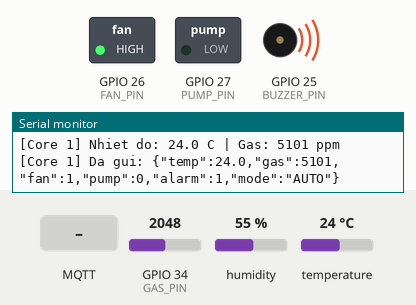
Simulated run of this sketch. Board: ESP32. Parts: switched loads named in the sketch (green lamp = pin HIGH), buzzer (waves = sounding), the last lines printed to the serial monitor. Inputs (shaded band) come from the test bench; at power-on: GPIO 34 (GAS_PIN) = 2048, humidity 55 %, temperature 24 °C. WiFi joins after 1.5 s; servers stay silent unless stated; random numbers use the default seed unless the sketch sets one; no MQTT or app messages arrive unless stated.

Above: at 2.3 s.
2.4 s: MQTT message "FAN_OFF" arrives on the first subscribed topic
At 3.8 s:
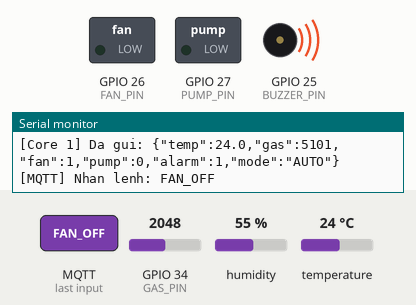
4.1 s: GPIO 34 (GAS_PIN) set to 1235
7.2 s: GPIO 34 (GAS_PIN) set to 1100
At 8.7 s:
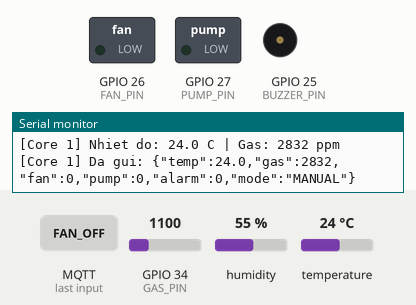
9.5 s: MQTT message "FAN_ON" arrives on the first subscribed topic
At 10.8 s:
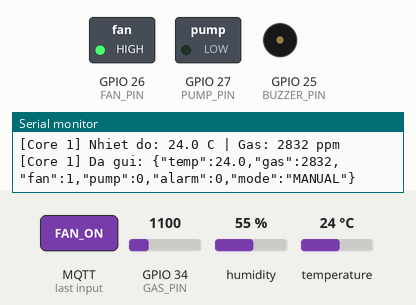
11.1 s: MQTT message "PUMP_ON" arrives on the first subscribed topic
At 12.4 s:
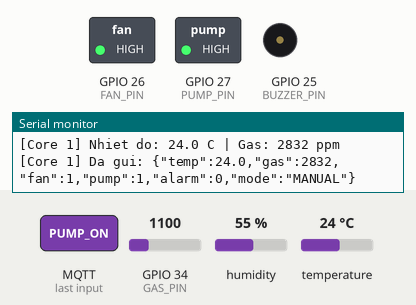
12.7 s: GPIO 34 (GAS_PIN) set to 1228
At 15.1 s:
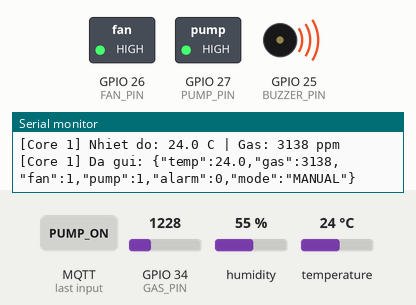
Timing chart, 0 to 16.5 s (numbered marks = the images above; inputs shaded):
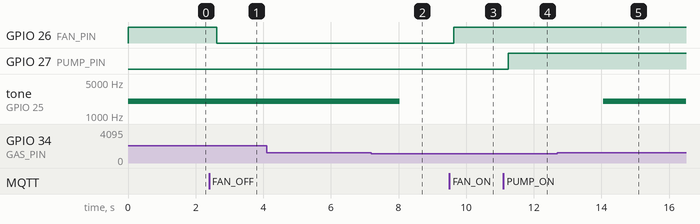

Measured:
- the behaviour switches between 1171 and 1170 on GPIO 34 (GAS_PIN) (found by bisection; images 1 and 2)
- after the input at 2.4 s, GPIO 26 (FAN_PIN): HIGH → LOW after 0.22 s
- after the input at 7.2 s, tone on GPIO 25 (BUZZER_PIN): 2000 Hz → silent after 0.83 s
- after the input at 9.5 s, GPIO 26 (FAN_PIN): LOW → HIGH after 0.13 s
- after the input at 11.1 s, GPIO 27 (PUMP_PIN): LOW → HIGH after 0.14 s
- after the input at 12.7 s, tone on GPIO 25 (BUZZER_PIN): silent → 2000 Hz after 1.4 s

The sketch:

LabV3-NguyenDangTuyen.ino
```cpp
// Lab 3 - De 3: Mach bao chay gia dinh (MQ2 + DHT22) - ESP32 + FreeRTOS + MQTT
#include <WiFi.h>
#include <PubSubClient.h>
#include "DHT.h"

// ---------- Chan ket noi ----------
#define DHT_PIN    15
#define GAS_PIN    34   // AOUT cua MQ2 (ADC1)
#define FAN_PIN    26   // Quat
#define PUMP_PIN   27   // May bom
#define BUZZER_PIN 25   // Coi

// ---------- Cau hinh ----------
const char* WIFI_SSID = "Wokwi-GUEST";
const char* WIFI_PASS = "";
const char* MQTT_HOST = "broker.hivemq.com";
const int   MQTT_PORT = 1883;

const char* TOPIC_DATA = "Nguyen Dang Tuyen-231432390/firealarm/data";
const char* TOPIC_CMD  = "Nguyen Dang Tuyen-231432390/firealarm/cmd";

const int   GAS_THRESHOLD  = 3000;  // ppm: vuot nguong -> bat quat
const float TEMP_THRESHOLD = 50.0;  // do C: vuot nguong -> bat may bom

DHT dht(DHT_PIN, DHT22);
WiFiClient espClient;
PubSubClient mqtt(espClient);

// ---------- Du lieu & dong bo ----------
struct SensorData { float temp; int gas; };

QueueHandle_t     dataQueue;   // day du -> Task truyen data
QueueHandle_t     alertQueue;  // canh bao -> Task canh bao
SemaphoreHandle_t stateMutex;  // bao ve trang thai thiet bi dung chung giua 2 core

// Trang thai thiet bi (truy cap qua stateMutex)
bool fanManual = false,  fanCmd = false;
bool pumpManual = false, pumpCmd = false;
bool fanOn = false, pumpOn = false, alarmOn = false;

// ---------- Nhan lenh tu web ----------
void mqttCallback(char* topic, byte* payload, unsigned int len) {
  String msg;
  for (unsigned int i = 0; i < len; i++) msg += (char)payload[i];
  Serial.printf("[MQTT] Nhan lenh: %s\n", msg.c_str());

  xSemaphoreTake(stateMutex, portMAX_DELAY);
  if      (msg == "FAN_ON")   { fanManual = true;  fanCmd = true;  }
  else if (msg == "FAN_OFF")  { fanManual = true;  fanCmd = false; }
  else if (msg == "PUMP_ON")  { pumpManual = true; pumpCmd = true; }
  else if (msg == "PUMP_OFF") { pumpManual = true; pumpCmd = false; }
  else if (msg == "AUTO")     { fanManual = false; pumpManual = false; }
  xSemaphoreGive(stateMutex);
}

// ================= TASK TRUYEN DATA (Core 0) =================
void taskTransmit(void* pv) {
  mqtt.setServer(MQTT_HOST, MQTT_PORT);
  mqtt.setCallback(mqttCallback);
  WiFi.begin(WIFI_SSID, WIFI_PASS, 6);

  for (;;) {
    // 1. Ket noi WiFi
    if (WiFi.status() != WL_CONNECTED) {
      Serial.println("[WiFi] Dang ket noi...");
      vTaskDelay(pdMS_TO_TICKS(500));
      continue;
    }
    // 2. Ket noi MQTT
    if (!mqtt.connected()) {
      String id = "esp32-fire-" + String((uint32_t)esp_random(), HEX);
      if (mqtt.connect(id.c_str())) {
        mqtt.subscribe(TOPIC_CMD);
        Serial.println("[MQTT] Da ket noi broker");
      } else {
        vTaskDelay(pdMS_TO_TICKS(2000));
        continue;
      }
    }
    mqtt.loop();

    // 3. WiFi + MQTT OK -> doc dataQueue va gui len broker
    SensorData d;
    if (xQueueReceive(dataQueue, &d, pdMS_TO_TICKS(100)) == pdTRUE) {
      xSemaphoreTake(stateMutex, portMAX_DELAY);
      bool f = fanOn, p = pumpOn, a = alarmOn;
      const char* mode = (fanManual || pumpManual) ? "MANUAL" : "AUTO";
      xSemaphoreGive(stateMutex);

      char json[160];
      snprintf(json, sizeof(json),
        "{\"temp\":%.1f,\"gas\":%d,\"fan\":%d,\"pump\":%d,\"alarm\":%d,\"mode\":\"%s\"}",
        d.temp, d.gas, f, p, a, mode);
      mqtt.publish(TOPIC_DATA, json);
      Serial.printf("[Core %d] Da gui: %s\n", xPortGetCoreID(), json);
    }
  }
}

// ================= TASK DOC DATA (Core 1) =================
void taskRead(void* pv) {
  for (;;) {
    float t = dht.readTemperature();
    int raw = analogRead(GAS_PIN);
    int ppm = map(raw, 0, 4095, 200, 10000);   // quy doi gan dung ADC -> ppm

    if (!isnan(t)) {
      SensorData d = { t, ppm };
      Serial.printf("[Core %d] Nhiet do: %.1f C | Gas: %d ppm\n", xPortGetCoreID(), t, ppm);
      xQueueSend(dataQueue, &d, 0);    // day du -> Task truyen data
      xQueueSend(alertQueue, &d, 0);   // canh bao -> Task canh bao
    } else {
      Serial.println("[DHT22] Loi doc cam bien");
    }
    vTaskDelay(pdMS_TO_TICKS(2000));   // DHT22 can >= 2s
  }
}

// ================= TASK CANH BAO (Core 1) =================
void taskAlert(void* pv) {
  SensorData d = { 25.0, 0 };
  for (;;) {
    SensorData n;
    if (xQueueReceive(alertQueue, &n, pdMS_TO_TICKS(200)) == pdTRUE) d = n;

    bool gasHigh  = d.gas  > GAS_THRESHOLD;
    bool tempHigh = d.temp > TEMP_THRESHOLD;

    xSemaphoreTake(stateMutex, portMAX_DELAY);
    fanOn   = fanManual  ? fanCmd  : gasHigh;    // Auto: quat theo khi gas
    pumpOn  = pumpManual ? pumpCmd : tempHigh;   // Auto: bom theo nhiet do
    alarmOn = gasHigh || tempHigh;
    bool f = fanOn, p = pumpOn, a = alarmOn;
    xSemaphoreGive(stateMutex);

    digitalWrite(FAN_PIN, f);
    digitalWrite(PUMP_PIN, p);
    if (a) tone(BUZZER_PIN, 2000); else noTone(BUZZER_PIN);
  }
}

void setup() {
  Serial.begin(115200);
  pinMode(FAN_PIN, OUTPUT);
  pinMode(PUMP_PIN, OUTPUT);
  pinMode(BUZZER_PIN, OUTPUT);
  dht.begin();

  dataQueue  = xQueueCreate(5, sizeof(SensorData));
  alertQueue = xQueueCreate(5, sizeof(SensorData));
  stateMutex = xSemaphoreCreateMutex();

  xTaskCreatePinnedToCore(taskTransmit, "Task truyen data", 8192, NULL, 1, NULL, 0);
  xTaskCreatePinnedToCore(taskRead,     "Task doc data",    4096, NULL, 2, NULL, 1);
  xTaskCreatePinnedToCore(taskAlert,    "Task canh bao",    4096, NULL, 2, NULL, 1);
}

void loop() { vTaskDelete(NULL); }
```
